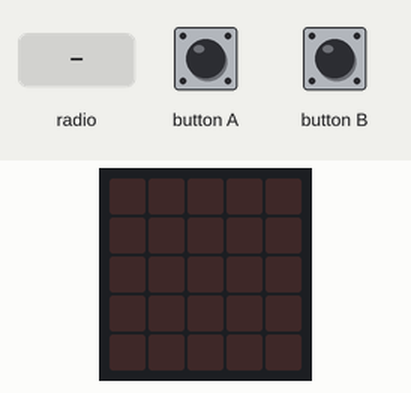
Simulated run of this program. Board: BBC micro:bit running MicroPython. Shown: the board's 5×5 LED display. Inputs (shaded band) come from the test bench.

Above: at 1.2 s.
1.3 s: radio message "hi" arrives
At 2.5 s:
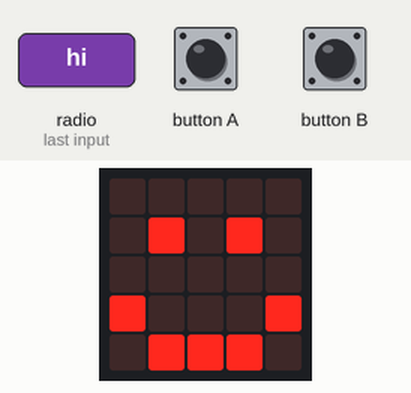
2.8 s: button B pressed for 0.15 s
At 3.6 s:
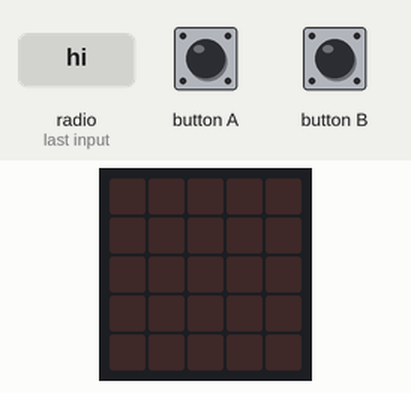
Timing chart, 0 to 5.8 s (numbered marks = the images above; inputs shaded):
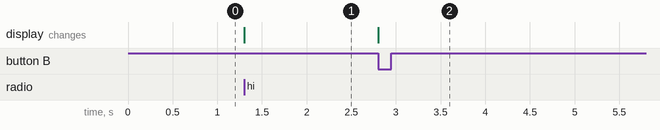

Measured:
- after the input at 1.3 s, the display: changes at once (image 1)
- after the input at 2.8 s, the display: changes at once (image 2)

The program:

Radio2.py
```python
from microbit import *
import radio
radio.on()

while True:

    if button_a.was_pressed():
        radio.send('bye')

    if button_b.was_pressed():
        display.clear()

    Happy = radio.receive()

    if Happy == 'hi':
        display.show(Image.HAPPY)
```
